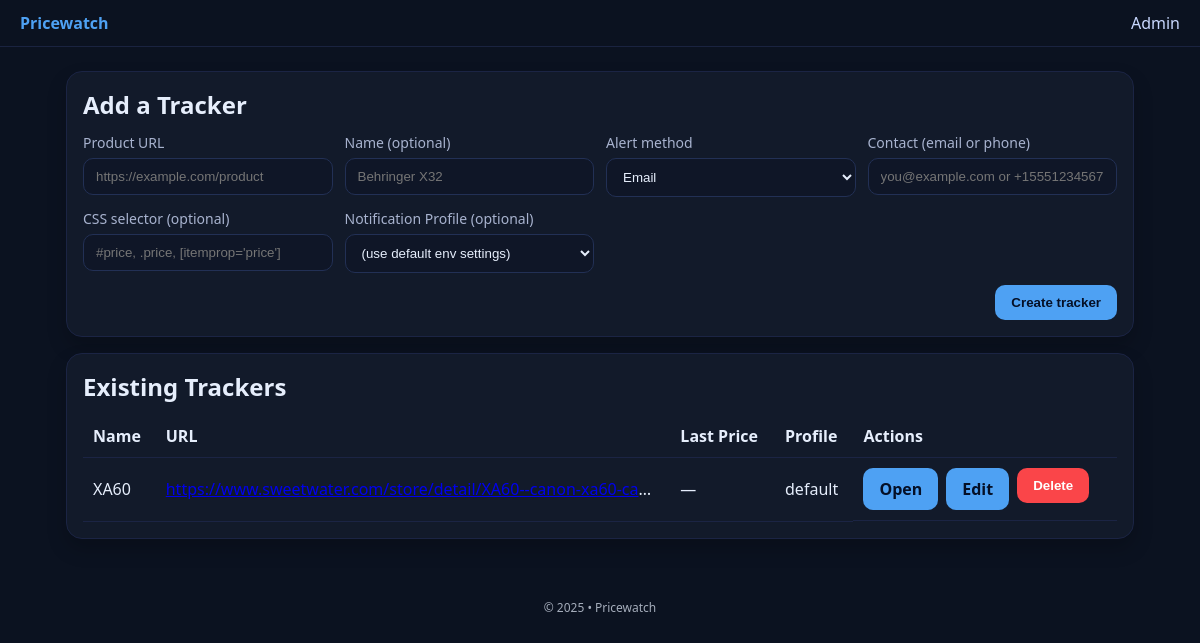
Before: / with the older database file.
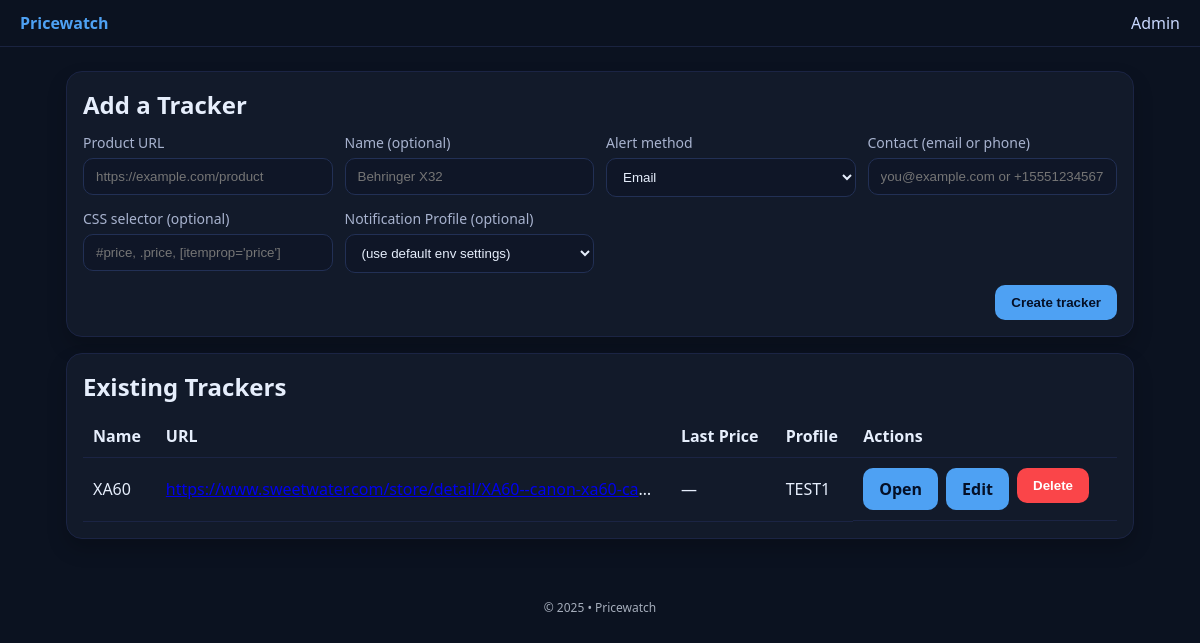
After: the same page with the newer database file.
### app/models.py (models this page shows)
class Tracker(Base):
    __tablename__ = "trackers"
    id = Column(Integer, primary_key=True)
    url = Column(String, nullable=False)
    name = Column(String, nullable=True)
    selector = Column(String, nullable=True)
    alert_method = Column(String, nullable=False)  # 'email' | 'sms'
    contact = Column(String, nullable=False)
    currency = Column(String, default="USD")
    is_active = Column(Boolean, default=True)
    created_at = Column(DateTime, default=datetime.utcnow)
    last_price = Column(Float, nullable=True)
    profile_id = Column(Integer, ForeignKey("notification_profiles.id"), nullable=True)
    profile = relationship("NotificationProfile", back_populates="trackers")

class NotificationProfile(Base):
    __tablename__ = "notification_profiles"
    id = Column(Integer, primary_key=True)
    name = Column(String, nullable=False)
    email_from = Column(String, nullable=True)
    smtp_host = Column(String, nullable=True)
    smtp_port = Column(Integer, nullable=True)
    smtp_user = Column(String, nullable=True)
    smtp_pass = Column(String, nullable=True)
    twilio_account_sid = Column(String, nullable=True)
    twilio_auth_token = Column(String, nullable=True)
    twilio_from_number = Column(String, nullable=True)
    created_at = Column(DateTime, default=datetime.utcnow)
    trackers = relationship("Tracker", back_populates="profile")

### app/main.py (the view)
@app.get("/", response_class=HTMLResponse)
def index(request: Request, db: Session = Depends(get_db)):
    trackers = db.query(Tracker).order_by(Tracker.created_at.desc()).all()
    profiles = db.query(NotificationProfile).order_by(NotificationProfile.created_at.desc()).all()
    return templates.TemplateResponse("index.html", {"request": request, "trackers": trackers, "profiles": profiles})

### app/templates/index.html (shortened to what this page needs)
{% extends "base.html" %}
{% block content %}
<section class="card">
  <h1>Add a Tracker</h1>
  <form method="post" action="/trackers" class="grid">
    <label>
      Product URL
      <input type="url" name="url" placeholder="https://example.com/product" required />
    </label>
    <label>
      Name (optional)
      <input type="text" name="name" placeholder="Behringer X32" />
    </label>
    <label>
      Alert method
      <select name="alert_method" required>
        <option value="email">Email</option>
      </select>
    </label>
    <label>
      Contact (email or phone)
      <input type="text" name="contact" placeholder="you@example.com or +15551234567" required />
    </label>
    <label>
      CSS selector (optional)
      <input type="text" name="selector" placeholder="#price, .price, [itemprop='price']" />
    </label>
    <label>
      Notification Profile (optional)
      <select name="profile_id">
        <option value="0">(use default env settings)</option>
      </select>
    </label>
    <div class="actions">
      <button type="submit">Create tracker</button>
    </div>
  </form>
</section>
<section class="card">
  <h2>Existing Trackers</h2>
  {% if not trackers %}
    <p>No trackers yet — add one above.</p>
  {% else %}
    <table>
      <thead>
        <tr><th>Name</th><th>URL</th><th>Last Price</th><th>Profile</th><th>Actions</th></tr>
      </thead>
      <tbody>
      {% for t in trackers %}
        <tr>
          <td>{{ t.name or '—' }}</td>
          <td class="truncate"><a href="{{ t.url }}" target="_blank" rel="noopener">{{ t.url }}</a></td>
          <td>{{ '$' ~ ('%.2f' % t.last_price) if t.last_price is not none else '—' }}</td>
          <td>{{ t.profile.name if t.profile else 'default' }}</td>
          <td style="display:flex; gap:8px; flex-wrap:wrap;">
            <a class="btn" href="/tracker/{{ t.id }}">Open</a>
            <a class="btn" href="/tracker/{{ t.id }}/edit">Edit</a>
            <form method="post" action="/tracker/{{ t.id }}/delete" onsubmit="return confirm('Delete this tracker?')">
              <button class="btn danger" type="submit">Delete</button>
            </form>
          </td>
        </tr>
      {% endfor %}
      </tbody>
    </table>
  {% endif %}
</section>
{% endblock %}

### app/templates/base.html (shortened to what this page needs)
<!doctype html>
<html lang="en">
<head>
  <link rel="stylesheet" href="/static/styles.css" />
</head>
<body>
  <header class="bar">
    <a href="/" class="brand">Pricewatch</a>
    <nav>
      <a href="/admin/profiles">Admin</a>
    </nav>
  </header>
  <main>
    {% block content %}{% endblock %}
  </main>
  <footer>
    <p>© 2025 • Pricewatch</p>
  </footer>
</body>
</html>

### app/static/styles.css (style rules this page uses)
:root { --bg:#0b1220; --card:#121a2a; --text:#e6eefc; --muted:#a8b3cf; --up:#3fb950; --down:#fa4549; --brand:#4ea1f3; --danger:#fa4549; }
* { box-sizing:border-box; }
body { margin:0; font-family: ui-sans-serif, system-ui, -apple-system, Segoe UI, Roboto, Ubuntu, Cantarell, Noto Sans, Helvetica, Arial, Apple Color Emoji, Segoe UI Emoji; background:var(--bg); color:var(--text); }
header.bar { display:flex; align-items:center; justify-content:space-between; padding:12px 20px; border-bottom:1px solid #1a2340; }
header .brand { color:var(--brand); font-weight:700; text-decoration:none; }
header nav a { color:#c9d8ff; text-decoration:none; margin-left:12px; }
main { max-width:1100px; margin:24px auto; padding:0 16px; display:grid; gap:16px; }
.card { background:var(--card); border:1px solid #1b2444; border-radius:16px; padding:16px; box-shadow: 0 10px 20px rgba(0,0,0,.2); }
h1,h2 { margin:0 0 12px 0; }
.grid { display:grid; grid-template-columns: repeat(auto-fit, minmax(240px,1fr)); gap:12px; }
label { display:flex; flex-direction:column; gap:6px; color:var(--muted); font-size:14px; }
input, select { padding:10px 12px; border-radius:10px; border:1px solid #223055; background:#0f1627; color:var(--text); }
.actions { grid-column: 1 / -1; display:flex; justify-content:flex-end; gap:10px; }
button, .btn { background:var(--brand); color:#051027; border:none; padding:10px 16px; border-radius:10px; text-decoration:none; font-weight:600; cursor:pointer; }
.btn.danger { background:var(--danger); color:white; }
table { width:100%; border-collapse:collapse; }
th, td { padding:10px; text-align:left; border-bottom:1px solid #1b2444; }
.truncate { max-width:480px; overflow:hidden; text-overflow:ellipsis; white-space:nowrap; }
footer { opacity:.7; text-align:center; padding:24px; font-size:12px; }

Changed rows visible on the page:
changed Tracker "XA60": profile "default" → "TEST1"
